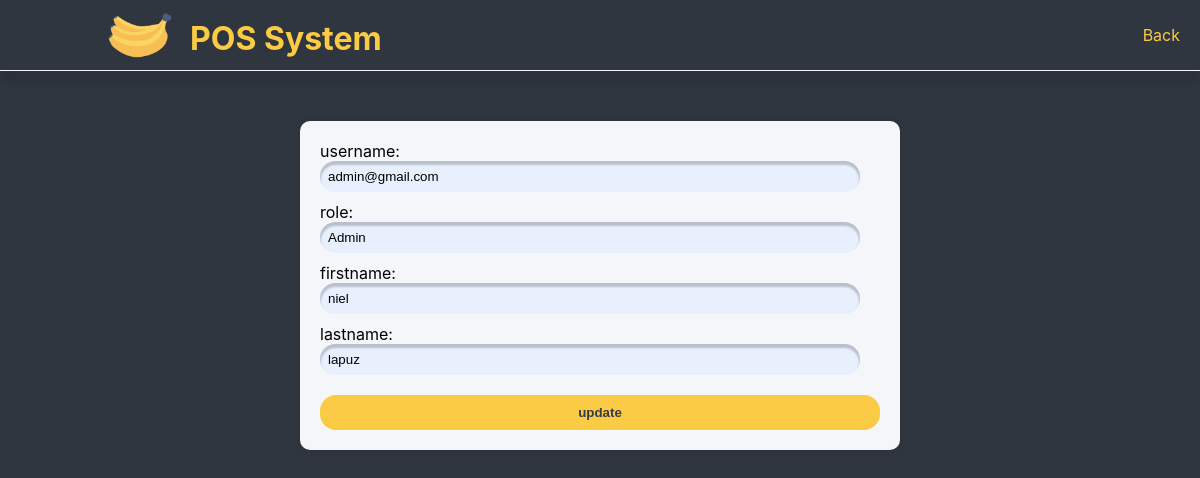
Page /admin_side/update_user.php?id=8 (signed in) on the committed database.
### tables this page shows
CREATE TABLE `user` (
  `user_id` int(11) NOT NULL,
  `email` varchar(100) NOT NULL,
  `password` varchar(255) NOT NULL,
  `role` varchar(45) NOT NULL,
  `fname` varchar(45) NOT NULL,
  `lname` varchar(45) NOT NULL
);

### admin_side/update_user.php (the view, shortened to what this page needs)
<?php
    require_once "..\include\connect\dbcon.php";
    $sql = "SELECT * FROM user WHERE user_id = ?";
    $stmt = $pdoConnect->prepare($sql);
    $stmt->execute([$_GET['id']]);
    $row = $stmt->fetchAll(PDO::FETCH_ASSOC);
?>
<!DOCTYPE html>
<html lang="en">
<head>
    <link rel="stylesheet" href="../include/styles/discount_update.css">
</head>
<body>
<nav>
    <div class="logo">
        <img src="..\include\image\sadas.png" alt="Company Logo">
        <div class="text_logo">POS System</div>
    </div>
    <div><a href="user_settings.php">Back</a>
</div>
</nav>
    <form action="" method="post">
username:
<input type="text" value="<?php echo $row[0]['email'];?>" name="email"> <br>
role:
<input type="text" value="<?php echo $row[0]['role'];?>" name="role"> <br>
firstname:
<input type="text" value="<?php echo $row[0]['fname'];?>" name="fname"> <br>
lastname:
<input type="text" value="<?php echo $row[0]['lname'];?>" name="lname"> <br>
<input type="submit" value="update" name="update">
    </form>
</body>
</html>

### include/styles/discount_update.css (style rules this page uses)
* { margin: 0; padding: 0; box-sizing: border-box; }
body { background-color: #2f3640; font-family: 'Inter', sans-serif; }
form { max-width: 600px; margin: 50px auto; padding: 20px; background-color: #f5f6fa; border-radius: 10px; box-shadow: 0 0 10px rgba(0, 0, 0, 0.1); }
form input[type="text"], form select { margin-bottom: 10px; padding: 8px; width: calc(100% - 20px); border: none; border-radius: 16px; box-shadow: inset 0 3px 2px 1px rgba(0, 0, 0, 0.2); background-color: #e8f0fe; }
form input[type="submit"] { margin-top: 10px; padding: 10px 20px; width: 100%; border: none; border-radius: 16px; background-color: #fbcb45; color: #353b48; font-weight: bold; cursor: pointer; }
nav { display: flex; justify-content: space-between; align-items: center; background-color: #2f3640; padding: 12px 20px; border-bottom: 1px solid #f5f6fa; box-shadow: 0 12px 10px rgba(0, 0, 0, 0.1); }
.logo { display: flex; align-items: center; }
.text_logo { font-weight: bold; margin-left: 10px; margin-top: 6px; font-size: 32px; color: #fbcb45; }
.logo img { margin-left: 80px; height: auto; width: 80px }
a { margin-left: auto; margin-right: auto; color: #fbcb45; text-decoration: none; }

### rows in the picture
user: email "admin@gmail.com", role "Admin", fname "niel", lname "lapuz"
